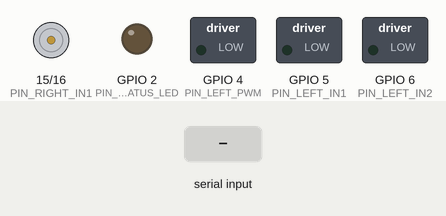
A sketch run on a simulated ESP32-S3. On the bench: motor-driver pin pairs drawn as motors (green arrow = first pin HIGH = forward, orange = second pin HIGH = backward, longer = more drive, scaled by the enable pin), switched loads named in the sketch (green lamp = pin HIGH), output pins drawn as LEDs (lit = HIGH). Inputs (shaded band) come from the test bench. What the sketch prints to the serial monitor is not drawn.

Above: at 1.2 s.
1.3 s: "M,,45\n" received over Serial
At 1.52 s:
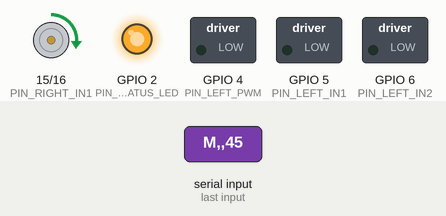
3.2 s: "S,1\n" received over Serial
4.7 s: "PING,1\n" received over Serial
Timing chart, 0 to 7.7 s (numbered marks = the images above; inputs shaded):
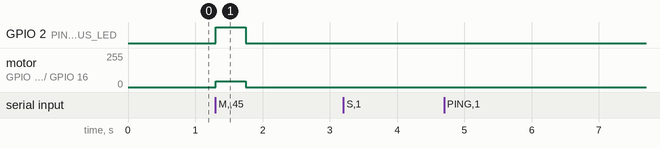

The sketch:

starforge_rover_esp32s3.ino
```cpp
/*
 * STARFORGE HW-1 | ESP32-S3 Motor Controller & Hardware Failsafe Watchdog
 * ----------------------------------------------------------------------
 * Receives compact differential-drive commands from Raspberry Pi over USB-Serial:
 *   Format: "M,<left_pwm>,<right_pwm>\n"  where pwm is in [-255, 255]
 *   E-Stop: "S\n"
 *
 * Safety Feature (HW-1 Requirement):
 *   If no valid command/heartbeat is received within WATCHDOG_TIMEOUT_MS (400 ms),
 *   all 4 motors are immediately stopped (PWM = 0).
 */

#include <Arduino.h>

// --- Pin Definitions (Adjust to match your H-Bridge wiring, e.g., L298N / TB6612 / BTS7960) ---
// Left Side Motors (Front-Left + Rear-Left wired in parallel to Left H-Bridge channel)
constexpr int PIN_LEFT_PWM  = 4;
constexpr int PIN_LEFT_IN1  = 5;
constexpr int PIN_LEFT_IN2  = 6;

// Right Side Motors (Front-Right + Rear-Right wired in parallel to Right H-Bridge channel)
constexpr int PIN_RIGHT_PWM = 7;
constexpr int PIN_RIGHT_IN1 = 15;
constexpr int PIN_RIGHT_IN2 = 16;

// Optional Status LED (built-in RGB/LED on many ESP32-S3 boards)
constexpr int PIN_STATUS_LED = 2;

// --- PWM & Watchdog Configuration ---
constexpr int PWM_FREQ = 20000;       // 20 kHz (quiet, no motor whine)
constexpr int PWM_RES  = 8;           // 8-bit: 0 - 255
constexpr unsigned long WATCHDOG_TIMEOUT_MS = 450;

unsigned long lastCommandMs = 0;
bool failsafeActive = true;
String inputBuffer = "";

void setMotorSide(int pwmPin, int in1Pin, int in2Pin, int speed) {
  speed = constrain(speed, -255, 255);
  if (speed > 0) {
    digitalWrite(in1Pin, HIGH);
    digitalWrite(in2Pin, LOW);
    ledcWrite(pwmPin, speed);
  } else if (speed < 0) {
    digitalWrite(in1Pin, LOW);
    digitalWrite(in2Pin, HIGH);
    ledcWrite(pwmPin, -speed);
  } else {
    digitalWrite(in1Pin, LOW);
    digitalWrite(in2Pin, LOW);
    ledcWrite(pwmPin, 0);
  }
}

void stopAllMotors() {
  setMotorSide(PIN_LEFT_PWM, PIN_LEFT_IN1, PIN_LEFT_IN2, 0);
  setMotorSide(PIN_RIGHT_PWM, PIN_RIGHT_IN1, PIN_RIGHT_IN2, 0);
}

void processCommand(const String& cmd) {
  if (cmd.startsWith("S")) {
    stopAllMotors();
    failsafeActive = true;
    Serial.println("ACK,STOP");
    return;
  }

  if (cmd.startsWith("M,")) {
    int firstComma = cmd.indexOf(',');
    int secondComma = cmd.indexOf(',', firstComma + 1);
    if (secondComma > firstComma) {
      int leftPwm = cmd.substring(firstComma + 1, secondComma).toInt();
      int rightPwm = cmd.substring(secondComma + 1).toInt();
      setMotorSide(PIN_LEFT_PWM, PIN_LEFT_IN1, PIN_LEFT_IN2, leftPwm);
      setMotorSide(PIN_RIGHT_PWM, PIN_RIGHT_IN1, PIN_RIGHT_IN2, rightPwm);
      lastCommandMs = millis();
      failsafeActive = false;
      digitalWrite(PIN_STATUS_LED, HIGH);
      return;
    }
  }

  if (cmd.startsWith("PING")) {
    lastCommandMs = millis();
    Serial.println("PONG");
  }
}

void setup() {
  Serial.begin(115200);

  pinMode(PIN_LEFT_IN1, OUTPUT);
  pinMode(PIN_LEFT_IN2, OUTPUT);
  pinMode(PIN_RIGHT_IN1, OUTPUT);
  pinMode(PIN_RIGHT_IN2, OUTPUT);
  pinMode(PIN_STATUS_LED, OUTPUT);

  // ESP32 Arduino Core v3.x LEDC API
  ledcAttach(PIN_LEFT_PWM, PWM_FREQ, PWM_RES);
  ledcAttach(PIN_RIGHT_PWM, PWM_FREQ, PWM_RES);

  stopAllMotors();
  lastCommandMs = millis();
  Serial.println("STARFORGE_ESP32S3_READY");
}

void loop() {
  while (Serial.available() > 0) {
    char c = static_cast<char>(Serial.read());
    if (c == '\n' || c == '\r') {
      inputBuffer.trim();
      if (inputBuffer.length() > 0) {
        processCommand(inputBuffer);
        inputBuffer = "";
      }
    } else if (inputBuffer.length() < 64) {
      inputBuffer += c;
    }
  }

  // Hardware Watchdog: Safe-stop if link/Pi heartbeat drops
  if (!failsafeActive && (millis() - lastCommandMs > WATCHDOG_TIMEOUT_MS)) {
    stopAllMotors();
    failsafeActive = true;
    digitalWrite(PIN_STATUS_LED, LOW);
    Serial.println("WARN,FAILSAFE_STOP");
  }
}
```

Measured:
- after the input at 1.3 s, GPIO 2 (PIN_STATUS_LED): LOW → HIGH at once, → LOW 0.45 s later; motor on GPIO 15 (PIN_RIGHT_IN1) / GPIO 16 (PIN_RIGHT_IN2): stopped → forward 45/255 at once, → stopped 0.45 s later
- after the input at 3.2 s, every drawn part: stays the same
- after the input at 4.7 s, every drawn part: stays the same
